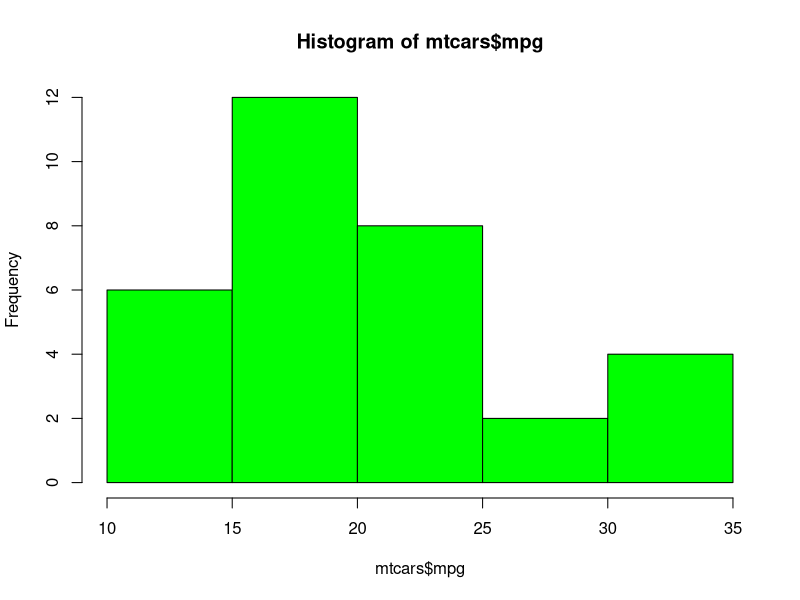

The R script that drew this image:
data(mtcars)


library(skimr)
skim(mtcars)


summary(mtcars)


head(mtcars, 5)

# Let us create a histogram

hist(mtcars$mpg, col ='green')
